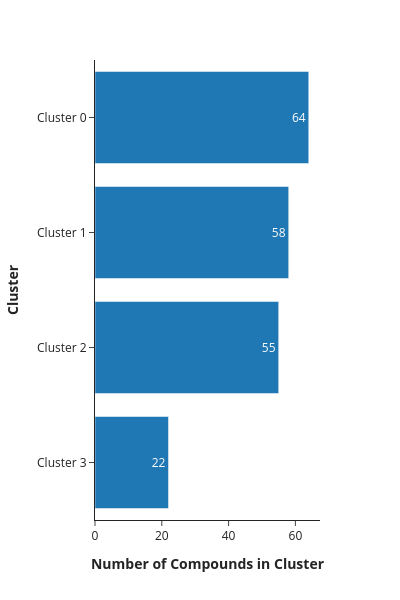

Notebook cell for this chart:
### Code cell
cut_hist_data['simple_values'] = [f'Cluster {i}' for i in [3,2,1,0]]
fig2 = px.bar(cut_hist_data, y='simple_values', x='count', template='simple_white', text_auto=True, height=600, width=400)
fig2.update_xaxes(title_text="<b> Number of Compounds in Cluster </b>")
fig2.update_yaxes(title_text="<b> Cluster </b>")
fig2.show()
fig2.write_image(figures / f"20250114_generic_bm_cluster_histogram_fig2_sideways_bar.png")
fig2.write_image(figures / f"20250114_generic_bm_cluster_histogram_fig2_sideways_bar.svg")

### Figure 1 — Plotly figure (JSON) as saved in the notebook; plotly's stock layout.template omitted (floating-point values rounded to 4 significant figures)
{"data": [{"hovertemplate": "count=%{x}<br>simple_values=%{y}<extra></extra>", "legendgroup": "", "marker": {"color": "#1F77B4", "pattern": {"shape": ""}}, "name": "", "orientation": "h", "showlegend": false, "textposition": "auto", "texttemplate": "%{x}", "type": "bar", "x": [22, 55, 58, 64], "xaxis": "x", "y": ["Cluster 3", "Cluster 2", "Cluster 1", "Cluster 0"], "yaxis": "y"}], "layout": {"barmode": "relative", "height": 600, "legend": {"tracegroupgap": 0}, "margin": {"t": 60}, "width": 400, "xaxis": {"anchor": "y", "domain": [0, 1], "title": {"text": "<b> Number of Compounds in Cluster </b>"}}, "yaxis": {"anchor": "x", "domain": [0, 1], "title": {"text": "<b> Cluster </b>"}}}}
